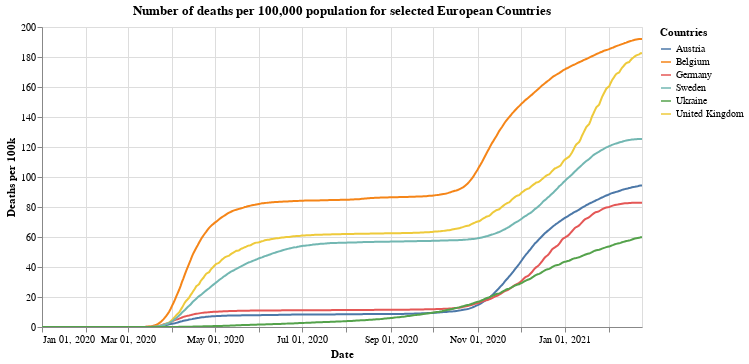

This figure's notebook cell:
### Markdown cell above
## Total deaths per 100,000

### Code cell
#collapse
alt.Chart(x_small).mark_line().encode(
    x=alt.X("yearmonthdate(date):T", axis=alt.Axis(title='Date')),
    y=alt.Y("deaths_per:Q", axis=alt.Axis(title='Deaths per 100k')),
    tooltip='id',
    color=alt.Color('id', legend=alt.Legend(title="Countries")),
    opacity=alt.condition(leg_selection, alt.value(1), alt.value(0.2))
).add_selection(leg_selection).properties(title='Number of deaths per 100,000 population for selected European Countries', width=600).interactive()

### Figure 1 — Vega-Lite specification as saved in the notebook (floating-point values rounded to 4 significant figures; data arrays with more than 128 entries replaced by an {"elided": "..."} marker saying what was removed)
{"config": {"view": {"continuousWidth": 400, "continuousHeight": 300}}, "data": {"name": "data-914f516df377513b80a7325a572f67e7"}, "mark": "line", "encoding": {"color": {"type": "nominal", "field": "id", "legend": {"title": "Countries"}}, "opacity": {"condition": {"value": 1, "selection": "selector001"}, "value": 0.2}, "tooltip": {"type": "nominal", "field": "id"}, "x": {"type": "temporal", "axis": {"title": "Date"}, "field": "date", "timeUnit": "yearmonthdate"}, "y": {"type": "quantitative", "axis": {"title": "Deaths per 100k"}, "field": "deaths_per"}}, "selection": {"selector001": {"type": "multi", "fields": ["id"], "bind": "legend"}, "selector003": {"type": "interval", "bind": "scales", "encodings": ["x", "y"]}}, "title": "Number of deaths per 100,000 population for selected European Countries", "width": 600, "$schema": "https://vega.github.io/schema/vega-lite/v4.8.1.json", "datasets": {"data-914f516df377513b80a7325a572f67e7": {"elided": "2526 records"}}}
